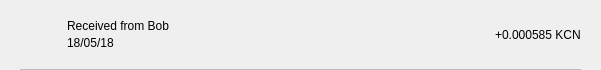
<?xml version="1.0" encoding="UTF-8"?>
<ui version="4.0">
 <class>TxRow</class>
 <widget class="QWidget" name="TxRow">
  <property name="geometry">
   <rect>
    <x>0</x>
    <y>0</y>
    <width>601</width>
    <height>70</height>
   </rect>
  </property>
  <property name="minimumSize">
   <size>
    <width>0</width>
    <height>40</height>
   </size>
  </property>
  <property name="windowTitle">
   <string>Form</string>
  </property>
  <layout class="QVBoxLayout" name="verticalLayout_3">
   <property name="spacing">
    <number>0</number>
   </property>
   <property name="leftMargin">
    <number>0</number>
   </property>
   <property name="topMargin">
    <number>0</number>
   </property>
   <property name="rightMargin">
    <number>0</number>
   </property>
   <property name="bottomMargin">
    <number>0</number>
   </property>
   <item>
    <widget class="QWidget" name="rowContainer" native="true">
     <layout class="QVBoxLayout" name="verticalLayout_2">
      <property name="spacing">
       <number>9</number>
      </property>
      <property name="leftMargin">
       <number>20</number>
      </property>
      <property name="topMargin">
       <number>9</number>
      </property>
      <property name="rightMargin">
       <number>20</number>
      </property>
      <property name="bottomMargin">
       <number>0</number>
      </property>
      <item>
       <widget class="QFrame" name="frame">
        <property name="styleSheet">
         <string notr="true">border:none;</string>
        </property>
        <property name="frameShape">
         <enum>QFrame::StyledPanel</enum>
        </property>
        <property name="frameShadow">
         <enum>QFrame::Raised</enum>
        </property>
        <layout class="QHBoxLayout" name="horizontalLayout" stretch="0,2,0">
         <property name="leftMargin">
          <number>0</number>
         </property>
         <property name="topMargin">
          <number>0</number>
         </property>
         <property name="rightMargin">
          <number>0</number>
         </property>
         <property name="bottomMargin">
          <number>0</number>
         </property>
         <item>
          <widget class="QPushButton" name="icon">
           <property name="focusPolicy">
            <enum>Qt::NoFocus</enum>
           </property>
           <property name="styleSheet">
            <string notr="true">border:none;</string>
           </property>
           <property name="text">
            <string/>
           </property>
           <property name="iconSize">
            <size>
             <width>28</width>
             <height>28</height>
            </size>
           </property>
          </widget>
         </item>
         <item>
          <layout class="QVBoxLayout" name="verticalLayout">
           <property name="spacing">
            <number>3</number>
           </property>
           <property name="leftMargin">
            <number>9</number>
           </property>
           <item>
            <widget class="QLabel" name="lblAddress">
             <property name="styleSheet">
              <string notr="true"/>
             </property>
             <property name="text">
              <string>Received from Bob</string>
             </property>
             <property name="alignment">
              <set>Qt::AlignBottom|Qt::AlignLeading|Qt::AlignLeft</set>
             </property>
            </widget>
           </item>
           <item>
            <widget class="QLabel" name="lblDate">
             <property name="styleSheet">
              <string notr="true"/>
             </property>
             <property name="text">
              <string>18/05/18</string>
             </property>
             <property name="alignment">
              <set>Qt::AlignLeading|Qt::AlignLeft|Qt::AlignTop</set>
             </property>
            </widget>
           </item>
          </layout>
         </item>
         <item>
          <widget class="QLabel" name="lblAmount">
           <property name="styleSheet">
            <string notr="true"/>
           </property>
           <property name="text">
            <string>+0.000585 KCN</string>
           </property>
          </widget>
         </item>
        </layout>
       </widget>
      </item>
      <item>
       <widget class="QLabel" name="lblDivisory">
        <property name="minimumSize">
         <size>
          <width>0</width>
          <height>1</height>
         </size>
        </property>
        <property name="maximumSize">
         <size>
          <width>16777215</width>
          <height>1</height>
         </size>
        </property>
        <property name="styleSheet">
         <string notr="true">background-color:#bababa;</string>
        </property>
        <property name="text">
         <string/>
        </property>
        <property name="alignment">
         <set>Qt::AlignBottom|Qt::AlignLeading|Qt::AlignLeft</set>
        </property>
       </widget>
      </item>
     </layout>
    </widget>
   </item>
  </layout>
 </widget>
 <resources/>
 <connections/>
</ui>
